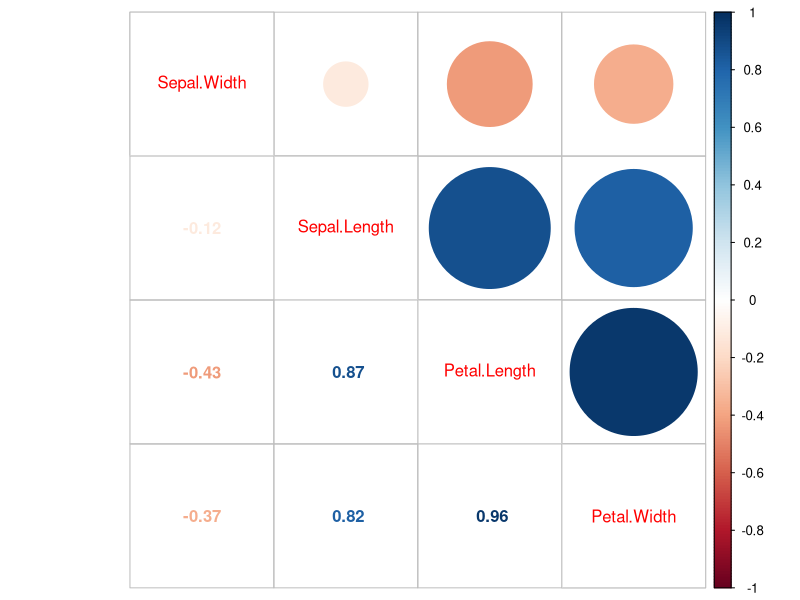
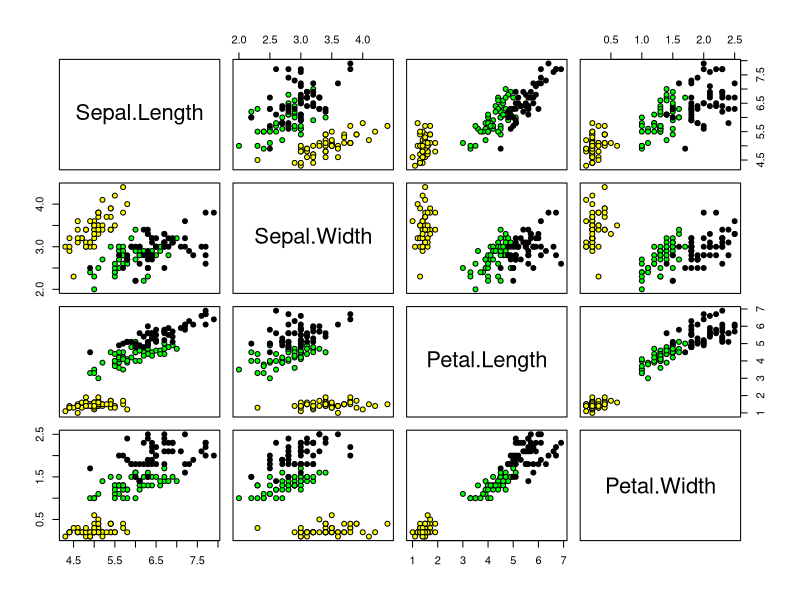

These charts were generated, in order, by the following R code:
## ---- chunk 1
# select numerical columns 1-4
df = iris[1:4]

head(df, n=5) # first rows
tail(df, n=5) # last rows
dim(df)       # data dimention
nrow(df)      # number of rows
ncol(df)      # number of columns
str(df)  
## ---- chunk 2
library(corrplot)

# build correlation matrix 
cor.mx <- cor(df)
# correlation plot ordered correlation coefficients
corrplot::corrplot.mixed(cor.mx, order="hclust")
## ---- chunk 3
print(cor.mx)

library(caret)
# prepare training scheme
control <- caret::trainControl(method="repeatedcv", number=10, repeats=3)
#model <- train(diabetes~., data=PimaIndiansDiabetes, method="lvq", preProcess="scale", trControl=control)
# estimate variable importance
#importance <- varImp(model, scale=FALSE)
# summarize importance
#print(importance)
## ---- chunk 4
colSums(sapply(df, is.na))
## ---- chunk 5
# Scatterplot Matrices
pairs(iris[, -5], bg = c("yellow", "green", "black")[iris$Species], pch = 21)
